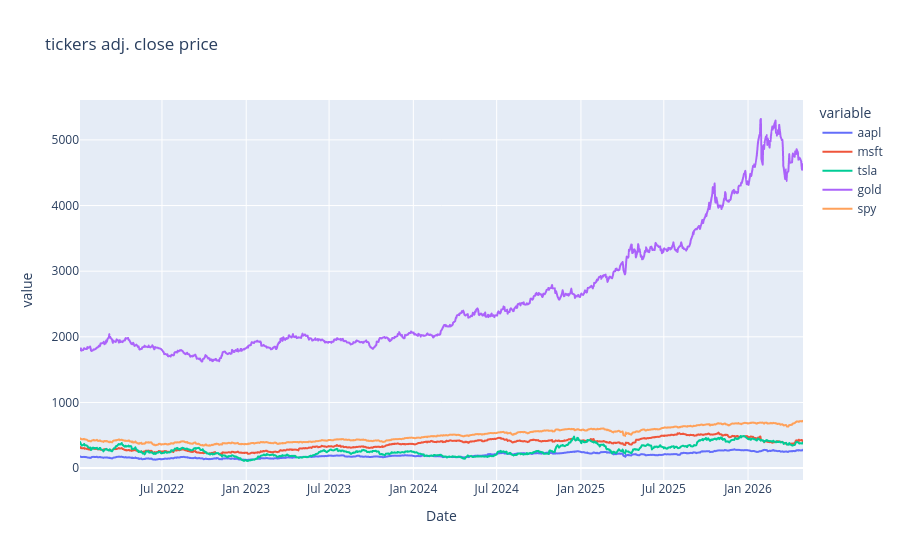

Notebook cell for this chart:
### Code cell
px.line(data_frame=df, title='tickers adj. close price')

### Figure 1 — Plotly figure (JSON) as saved in the notebook; plotly's stock layout.template omitted (floating-point values rounded to 4 significant figures; data arrays with more than 128 entries replaced by an {"elided": "..."} marker saying what was removed)
{"data": [{"hovertemplate": "variable=aapl<br>Date=%{x}<br>value=%{y}<extra></extra>", "legendgroup": "aapl", "line": {"color": "#636efa", "dash": "solid"}, "marker": {"symbol": "circle"}, "mode": "lines", "name": "aapl", "showlegend": true, "type": "scattergl", "x": {"elided": "1086 str values"}, "xaxis": "x", "y": {"elided": "1086 float values"}, "yaxis": "y"}, {"hovertemplate": "variable=msft<br>Date=%{x}<br>value=%{y}<extra></extra>", "legendgroup": "msft", "line": {"color": "#EF553B", "dash": "solid"}, "marker": {"symbol": "circle"}, "mode": "lines", "name": "msft", "showlegend": true, "type": "scattergl", "x": {"elided": "1086 str values"}, "xaxis": "x", "y": {"elided": "1086 float values"}, "yaxis": "y"}, {"hovertemplate": "variable=tsla<br>Date=%{x}<br>value=%{y}<extra></extra>", "legendgroup": "tsla", "line": {"color": "#00cc96", "dash": "solid"}, "marker": {"symbol": "circle"}, "mode": "lines", "name": "tsla", "showlegend": true, "type": "scattergl", "x": {"elided": "1086 str values"}, "xaxis": "x", "y": {"elided": "1086 float values"}, "yaxis": "y"}, {"hovertemplate": "variable=gold<br>Date=%{x}<br>value=%{y}<extra></extra>", "legendgroup": "gold", "line": {"color": "#ab63fa", "dash": "solid"}, "marker": {"symbol": "circle"}, "mode": "lines", "name": "gold", "showlegend": true, "type": "scattergl", "x": {"elided": "1086 str values"}, "xaxis": "x", "y": {"elided": "1086 float values"}, "yaxis": "y"}, {"hovertemplate": "variable=spy<br>Date=%{x}<br>value=%{y}<extra></extra>", "legendgroup": "spy", "line": {"color": "#FFA15A", "dash": "solid"}, "marker": {"symbol": "circle"}, "mode": "lines", "name": "spy", "showlegend": true, "type": "scattergl", "x": {"elided": "1086 str values"}, "xaxis": "x", "y": {"elided": "1086 float values"}, "yaxis": "y"}], "layout": {"legend": {"title": {"text": "variable"}, "tracegroupgap": 0}, "title": {"text": "tickers adj. close price"}, "xaxis": {"anchor": "y", "domain": [0, 1], "title": {"text": "Date"}}, "yaxis": {"anchor": "x", "domain": [0, 1], "title": {"text": "value"}}}}
